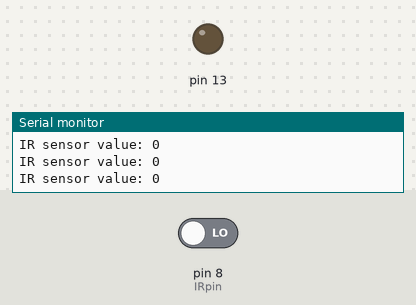
A sketch run on a simulated Arduino Uno, built with avr-gcc and run on an emulated ATmega328P. On the bench: output pins drawn as LEDs (lit = HIGH), the last lines printed to the serial monitor. The test bench sets the inputs (shaded band); at power-on: pin 8 (IRpin) LOW.

Above: at 1.2 s.
1.3 s: pin 8 (IRpin) driven HIGH
At 2.5 s:
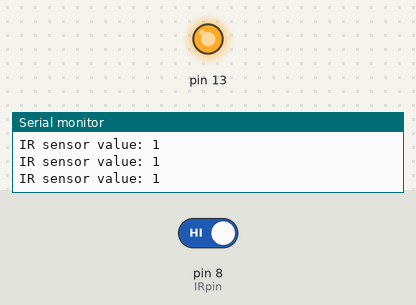
2.8 s: pin 8 (IRpin) driven LOW
At 3.8 s:
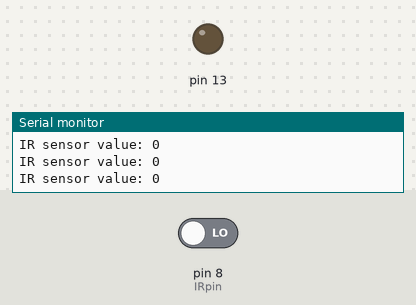
Timing chart, 0 to 5.8 s (numbered marks = the images above; inputs shaded):
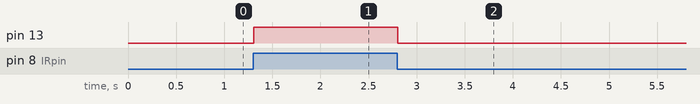

The sketch:

irsensor.ino
```cpp
int IRpin=8;
void setup() {
  // put your setup code here, to run once:
pinMode(IRpin,INPUT);
pinMode(13,OUTPUT);
Serial.begin(9600);
}

void loop() {
  // put your main code here, to run repeatedly:
Serial.print("IR sensor value: ");
Serial.println(digitalRead(IRpin));
delayMicroseconds(20);

if(digitalRead(IRpin)==1)
{
digitalWrite(13,HIGH);
}
else{
digitalWrite(13,LOW);
}
}
```

Measured:
- after the input at 1.3 s, pin 13: LOW → HIGH at once
- after the input at 2.8 s, pin 13: HIGH → LOW at once
